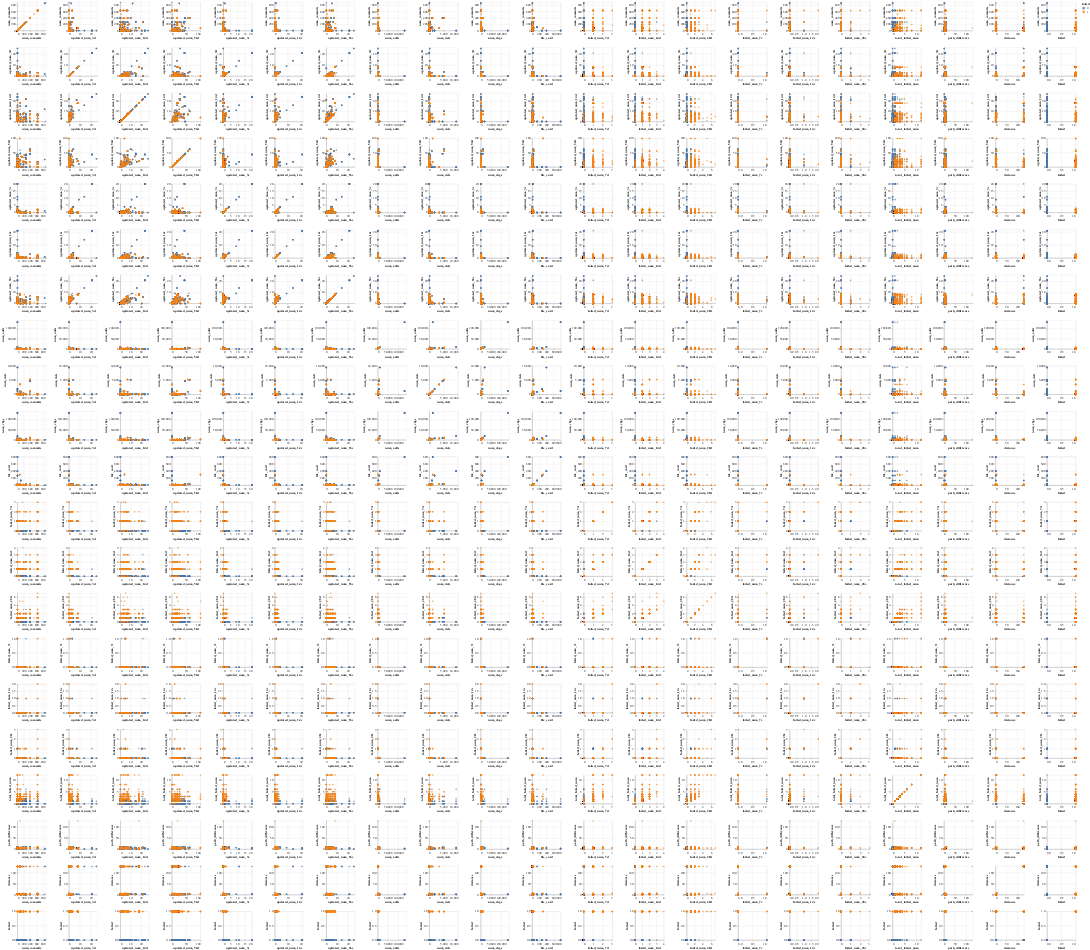

This figure's notebook cell:
### Code cell
# import seaborn as sns
# sns.pairplot(pdf, hue='failed', height=6.0)

import altair as alt
alt.Chart(pdf).mark_circle().encode(
    alt.X(alt.repeat("column"), type='quantitative'),
    alt.Y(alt.repeat("row"), type='quantitative'),
    color='failed:N'
).properties(width=100, height=100).repeat(row=pdf.columns.tolist(), column=pdf.columns.tolist())

### Figure 1 — Vega-Lite specification as saved in the notebook (floating-point values rounded to 4 significant figures; data arrays with more than 128 entries replaced by an {"elided": "..."} marker saying what was removed)
{"config": {"view": {"continuousWidth": 400, "continuousHeight": 300}}, "repeat": {"column": ["num_commits", "updated_num_3d", "updated_num_14d", "updated_num_56d", "updated_num_3c", "updated_num_14c", "updated_num_56c", "num_adds", "num_dels", "num_chgs", "file_card", "failed_num_7d", "failed_num_14d", "failed_num_28d", "failed_num_7c", "failed_num_14c", "failed_num_28c", "total_failed_num", "path_difference", "distance", "failed"], "row": ["num_commits", "updated_num_3d", "updated_num_14d", "updated_num_56d", "updated_num_3c", "updated_num_14c", "updated_num_56c", "num_adds", "num_dels", "num_chgs", "file_card", "failed_num_7d", "failed_num_14d", "failed_num_28d", "failed_num_7c", "failed_num_14c", "failed_num_28c", "total_failed_num", "path_difference", "distance", "failed"]}, "spec": {"data": {"name": "data-53cda4450e603eb505bda62cd8be242d"}, "mark": "circle", "encoding": {"color": {"type": "nominal", "field": "failed"}, "x": {"type": "quantitative", "field": {"repeat": "column"}}, "y": {"type": "quantitative", "field": {"repeat": "row"}}}, "height": 100, "width": 100}, "$schema": "https://vega.github.io/schema/vega-lite/v4.8.1.json", "datasets": {"data-53cda4450e603eb505bda62cd8be242d": {"elided": "1722 records"}}}
